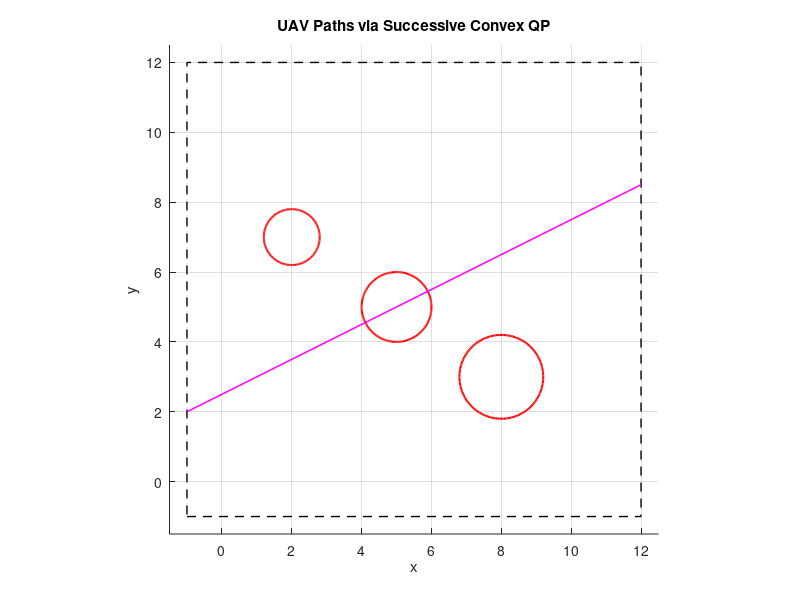

Reproduce this figure in MATLAB. (Note: this script raises an error after producing the figure.)
function uav_path_planning_qp()
% UAV Path Optimization via Successive Convex QP
% Arshia-ready: clean, modular, easy to tweak.

%% -------------------- Parameters --------------------
T   = 20;          % horizon (positions defined t=0..T)
dt  = 1.0;         % time step
alpha  = 1.0;      % smoothing weight
lambdas = [0, 1, 10];  % risk penalty weights to compare

x0 = [0; 0];
xT = [10; 10];

% Box workspace
xmin = -1; xmax = 12;
ymin = -1; ymax = 12;

% Limits (box constraints as conservative approx of l2)
vmax = 1.0;       % |vx|<=vmax, |vy|<=vmax
amax = 2.0;       % |ax|<=amax, |ay|<=amax

% Circular obstacles
C = [5 5; 2 7; 8 3];        % centers (m x 2)
r = [1.0; 0.8; 1.2];        % radii
mCirc = size(C,1);

% Linear danger half-spaces: a_j^T x + b_j <= 0 is SAFE (<=0)
% Example from prompt: 10(x-6)+8(y-6) <= -15  -> 10x + 8y - (10*6+8*6) <= -15
A_lin = [10 8;  % region 1
         1  -2]; % region 2 (example orientation; change as needed)
b_lin = [ -15 + 10*6 + 8*6;   % shift from example
          0 + 1*9 + (-2)*2];  % example: plane through (9,2) with margin 0
mLin = size(A_lin,1);

% Iteration config
maxIter = 15;
tol     = 1e-3;
trust_margin = 0.00; % can set small positive if you want extra clearance
damping = 0.7;       % convex combo with previous path to stabilize

rng(1); % reproducibility for any random init parts

%% -------------------- Initial straight-line guess --------------------
x_guess = zeros(2, T+1);
v_guess = zeros(2, T+1);
u_guess = zeros(2, T);
for t = 0:T
    x_guess(:,t+1) = (1 - t/T)*x0 + (t/T)*xT;
end
v_guess(:,1:T) = diff(x_guess,1,2)/dt;
v_guess(:,T+1) = v_guess(:,T);

%% -------------------- Solve for different lambdas --------------------
figure('Color','w'); hold on; axis equal; grid on;
xlabel('x'); ylabel('y'); xlim([xmin-0.5, xmax+0.5]); ylim([ymin-0.5, ymax+0.5]);
title('UAV Paths via Successive Convex QP');

% Draw workspace box
plot([xmin xmax xmax xmin xmin],[ymin ymin ymax ymax ymin],'k--','LineWidth',1);

% Draw circular obstacles
theta = linspace(0,2*pi,200);
for i=1:mCirc
    plot(C(i,1)+r(i)*cos(theta), C(i,2)+r(i)*sin(theta),'r','LineWidth',1.5);
end

% Draw linear danger boundaries (a^T x + b = 0) and unsafe side (>0)
xx = linspace(xmin, xmax, 200);
for j=1:mLin
    a = A_lin(j,:).'; b = b_lin(j);
    % a1 x + a2 y + b = 0 -> y = -(a1/a2) x - b/a2  (if a2 ~= 0)
    if abs(a(2))>1e-8
        yy = -(a(1)/a(2))*xx - b/a(2);
        plot(xx, yy, 'm-', 'LineWidth', 1.2);
    end
end

colors = lines(numel(lambdas));
legends = cell(1,numel(lambdas));

for k=1:numel(lambdas)
    lambda = lambdas(k);
    [x_opt, v_opt, u_opt] = solve_one(lambda, x_guess, v_guess, u_guess, ...
        x0, xT, T, dt, alpha, trust_margin, damping, ...
        C, r, A_lin, b_lin, vmax, amax, xmin, xmax, ymin, ymax, ...
        maxIter, tol);
    
    plot(x_opt(1,:), x_opt(2,:), '-', 'LineWidth', 2, 'Color', colors(k,:));
    scatter(x_opt(1,1), x_opt(2,1), 60, colors(k,:), 'filled');  % start
    scatter(x_opt(1,end), x_opt(2,end), 60, colors(k,:), 'd', 'filled'); % goal
    legends{k} = sprintf('\\lambda = %g', lambda);
end
legend(legends, 'Location', 'best');

end % main


function [x_path, v_path, u_path] = solve_one(lambda, x_init, v_init, u_init, ...
    x0, xT, T, dt, alpha, trust_margin, damping, ...
    C, r, A_lin, b_lin, vmax, amax, xmin, xmax, ymin, ymax, ...
    maxIter, tol)

mCirc = size(C,1);
mLin  = size(A_lin,1);

% Decision vector layout (z):
% For convenience, we stack by time:
% z = [x(1:T-1) ; y(1:T-1) ; vx(0:T) ; vy(0:T) ; ax(0:T-1) ; ay(0:T-1) ; sCirc(:) ; sLin(:)]
% We don't include x(0) and x(T) directly (they’re fixed by eq constraints).
% Positions at interior times are decision variables; endpoints fixed.
nXint = T-1;    % interior positions: t=1..T-1
nV    = T+1;    % velocities t=0..T
nU    = T;      % accelerations t=0..T-1
nSCirc = mCirc * (T+1); % one slack per obstacle per t
nSLin  = mLin  * (T+1); % one slack per linear zone per t

% Index helpers
idx = struct();
ofs = 0;
idx.x = ofs + (1:nXint); ofs = ofs + nXint;
idx.y = ofs + (1:nXint); ofs = ofs + nXint;
idx.vx = ofs + (1:nV);   ofs = ofs + nV;
idx.vy = ofs + (1:nV);   ofs = ofs + nV;
idx.ax = ofs + (1:nU);   ofs = ofs + nU;
idx.ay = ofs + (1:nU);   ofs = ofs + nU;
idx.sCirc = ofs + (1:nSCirc); ofs = ofs + nSCirc;
idx.sLin  = ofs + (1:nSLin);  ofs = ofs + nSLin;
nZ = ofs;

% Initial z guess from (x_init, v_init, u_init)
z = zeros(nZ,1);
% Fill interior positions
for t=1:T-1
    z(idx.x(t)) = x_init(1,t+1);
    z(idx.y(t)) = x_init(2,t+1);
end
% velocities
for t=0:T
    z(idx.vx(t+1)) = v_init(1,t+1);
    z(idx.vy(t+1)) = v_init(2,t+1);
end
% accelerations
for t=0:T-1
    z(idx.ax(t+1)) = u_init(1,t+1);
    z(idx.ay(t+1)) = u_init(2,t+1);
end
% slacks init = 0
% z(idx.sCirc) = 0; z(idx.sLin) = 0;

% Pre-build equality constraints for dynamics and position continuity
[Aeq, beq] = build_equalities(idx, T, dt, x0, xT);

% Bounds for box constraints
[lb, ub] = build_bounds(idx, T, xmin, xmax, ymin, ymax, vmax, amax);

prev_cost = inf;

for it = 1:maxIter
    % Extract current full position trajectory X(t), Y(t) from z (including endpoints)
    X = zeros(1,T+1); Y = zeros(1,T+1);
    X(1) = x0(1); Y(1) = x0(2);
    for t=1:T-1
        X(t+1) = z(idx.x(t));
        Y(t+1) = z(idx.y(t));
    end
    X(T+1) = xT(1); Y(T+1) = xT(2);

    % ---- Linearized obstacle and linear zone constraints (Aineq z <= bineq) ---
    [Aineq, bineq, Qpen, qpen] = build_ineq_and_penalty(idx, X, Y, C, r, ...
        A_lin, b_lin, trust_margin, lambda, T);

    % ---- Quadratic objective H, f ----
    H = build_H(idx, T, alpha) + Qpen;
    f = qpen; % linear term from penalties (zero here; penalties are on slack^2 only)

    % Solve QP
    % min 0.5 z'H z + f'z  s.t.  Aeq z = beq,  Aineq z <= bineq,  lb<=z<=ub
    opts = optimoptions('quadprog','Display','off','Algorithm','interior-point-convex');
    [z_new, cost, exitflag] = quadprog(H, f, Aineq, bineq, Aeq, beq, lb, ub, z, opts);
    if exitflag <= 0
        warning('quadprog did not converge (it=%d, exitflag=%d). Using previous iterate.', it, exitflag);
        z_new = z; cost = prev_cost;
    end

    % Damping for stability
    z = damping*z + (1-damping)*z_new;

    % Check convergence
    rel_impr = (prev_cost - cost)/max(1,abs(prev_cost));
    if rel_impr < tol && rel_impr >= 0
        % converged
        break;
    end
    prev_cost = cost;
end

% Unstack solution to (x_path, v_path, u_path)
x_path = zeros(2,T+1);
v_path = zeros(2,T+1);
u_path = zeros(2,T);

x_path(:,1) = x0; x_path(:,end) = xT;
for t=1:T-1
    x_path(1,t+1) = z(idx.x(t));
    x_path(2,t+1) = z(idx.y(t));
end
for t=0:T
    v_path(1,t+1) = z(idx.vx(t+1));
    v_path(2,t+1) = z(idx.vy(t+1));
end
for t=0:T-1
    u_path(1,t+1) = z(idx.ax(t+1));
    u_path(2,t+1) = z(idx.ay(t+1));
end

end % solve_one


function [Aeq, beq] = build_equalities(idx, T, dt, x0, xT)
% Dynamics:
% x_{t+1} = x_t + vx_t*dt
% y_{t+1} = y_t + vy_t*dt
% v_{t+1} = v_t + a_t*dt
% We eliminate x_0,x_T from decision by fixing them; interior x_t are variables.

nZ = max(structfun(@max, idx));
Aeq = []; beq = [];

% Position continuity: for t = 0..T-1, both x and y
% We build equalities for interior time steps that tie x(t+1)-x(t)-vx_t*dt = 0
% For t=0: x(1) known = x0, but x(2) is decision, etc.
for t=0:T-1
    % x dim
    row = zeros(1,nZ);
    % x(t+1)
    if t+1 >=1 && t+1 <= T-1
        row(idx.x(t+1)) = 1;
    elseif t+1 == 0
        % never happens
    elseif t+1 == T
        % x_T fixed -> move to beq
    end
    % - x(t)
    if t>=1 && t<=T-1
        row(idx.x(t)) = row(idx.x(t)) - 1;
    elseif t==0
        % subtract x0 into beq
    end
    % - vx_t*dt
    row(idx.vx(t+1)) = row(idx.vx(t+1)) - dt;
    b = 0;
    % Handle constants (x0 and xT) moved to RHS
    if t==0
        b = b - x0(1);
    end
    if t+1 == T
        b = b + xT(1);
    end
    Aeq = [Aeq; row]; beq = [beq; b];

    % y dim
    row = zeros(1,nZ);
    if t+1 >=1 && t+1 <= T-1
        row(idx.y(t+1)) = 1;
    end
    if t>=1 && t<=T-1
        row(idx.y(t)) = row(idx.y(t)) - 1;
    elseif t==0
        % subtract y0 into beq
    end
    row(idx.vy(t+1)) = row(idx.vy(t+1)) - dt;
    b = 0;
    if t==0
        b = b - x0(2);
    end
    if t+1 == T
        b = b + xT(2);
    end
    Aeq = [Aeq; row]; beq = [beq; b];
end

% Velocity update: for t=0..T-1, vx_{t+1} - vx_t - ax_t*dt = 0
for t=0:T-1
    row = zeros(1,nZ);
    row(idx.vx(t+1+1)) = 1;      % vx_{t+1}
    row(idx.vx(t+1))   = row(idx.vx(t+1)) - 1; % -vx_t
    row(idx.ax(t+1))   = row(idx.ax(t+1)) - dt; % -ax_t*dt
    Aeq = [Aeq; row]; beq = [beq; 0];

    row = zeros(1,nZ);
    row(idx.vy(t+1+1)) = 1;
    row(idx.vy(t+1))   = row(idx.vy(t+1)) - 1;
    row(idx.ay(t+1))   = row(idx.ay(t+1)) - dt;
    Aeq = [Aeq; row]; beq = [beq; 0];
end

end % build_equalities


function [lb, ub] = build_bounds(idx, T, xmin, xmax, ymin, ymax, vmax, amax)
nZ = max(structfun(@max, idx));
lb = -inf(nZ,1); ub = inf(nZ,1);

% Interior positions
for t=1:T-1
    lb(idx.x(t)) = xmin; ub(idx.x(t)) = xmax;
    lb(idx.y(t)) = ymin; ub(idx.y(t)) = ymax;
end

% Velocities box bounds
for t=0:T
    lb(idx.vx(t+1)) = -vmax; ub(idx.vx(t+1)) =  vmax;
    lb(idx.vy(t+1)) = -vmax; ub(idx.vy(t+1)) =  vmax;
end

% Accelerations box bounds
for t=0:T-1
    lb(idx.ax(t+1)) = -amax; ub(idx.ax(t+1)) =  amax;
    lb(idx.ay(t+1)) = -amax; ub(idx.ay(t+1)) =  amax;
end

% Slacks must be >= 0
lb(idx.sCirc) = 0;  % no upper bound
lb(idx.sLin)  = 0;

end % build_bounds


function H = build_H(idx, T, alpha)
% Build the quadratic cost: sum ||u_t||^2 + alpha*sum ||x_{t+1}-x_t||^2
% u part: ax^2 + ay^2
% smoothing part couples x(t+1) and x(t), similarly for y

nZ = max(structfun(@max, idx));
H = sparse(nZ,nZ);

% Control effort
for t=0:T-1
    H(idx.ax(t+1), idx.ax(t+1)) = H(idx.ax(t+1), idx.ax(t+1)) + 2; % derivative 0.5*z'H z -> set 2 for ||u||^2
    H(idx.ay(t+1), idx.ay(t+1)) = H(idx.ay(t+1), idx.ay(t+1)) + 2;
end

% Smoothing: alpha * sum ||x_{t+1}-x_t||^2 for t=0..T-1
% Expand for x-dim:
% For interior variables, this yields a tridiagonal pattern. Endpoints are constants handled in beq; we account only variable parts.
% x(1..T-1) variables -> quadratic form with coefficients:
%   For t=1..T-2: alpha*( (x_{t+1}-x_t)^2 + (x_{t+2}-x_{t+1})^2 ) -> diagonals and off-diagonals
% Implement directly:
for t=0:T-1
    % involves x(t) and x(t+1). Cases with endpoints require care.
    if t>=1 && t<=T-2
        % contributes: +alpha to x(t)^2, +alpha to x(t+1)^2, -2alpha x(t)x(t+1)
        H(idx.x(t), idx.x(t)) = H(idx.x(t), idx.x(t)) + 2*alpha;
        H(idx.x(t+1), idx.x(t+1)) = H(idx.x(t+1), idx.x(t+1)) + 2*alpha;
        H(idx.x(t), idx.x(t+1)) = H(idx.x(t), idx.x(t+1)) - 2*alpha;
        H(idx.x(t+1), idx.x(t)) = H(idx.x(t+1), idx.x(t)) - 2*alpha;
    elseif t==0
        % only x(1) variable with x0 constant -> +alpha*x(1)^2 -2alpha*x0*x(1) (linear term omitted here; we keep only quadratic)
        H(idx.x(1), idx.x(1)) = H(idx.x(1), idx.x(1)) + 2*alpha;
    elseif t==T-1
        % x(T-1) variable with xT constant -> +alpha*x(T-1)^2 -2alpha*xT*x(T-1)
        H(idx.x(T-1), idx.x(T-1)) = H(idx.x(T-1), idx.x(T-1)) + 2*alpha;
    end
end

% Same for y-dim
for t=0:T-1
    if t>=1 && t<=T-2
        H(idx.y(t), idx.y(t)) = H(idx.y(t), idx.y(t)) + 2*alpha;
        H(idx.y(t+1), idx.y(t+1)) = H(idx.y(t+1), idx.y(t+1)) + 2*alpha;
        H(idx.y(t), idx.y(t+1)) = H(idx.y(t), idx.y(t+1)) - 2*alpha;
        H(idx.y(t+1), idx.y(t)) = H(idx.y(t+1), idx.y(t)) - 2*alpha;
    elseif t==0
        H(idx.y(1), idx.y(1)) = H(idx.y(1), idx.y(1)) + 2*alpha;
    elseif t==T-1
        H(idx.y(T-1), idx.y(T-1)) = H(idx.y(T-1), idx.y(T-1)) + 2*alpha;
    end
end

end % build_H


function [Aineq, bineq, Qpen, qpen] = build_ineq_and_penalty(idx, X, Y, C, r, A_lin, b_lin, trust_margin, lambda, T)
% Linearized obstacle constraints and linear zone constraints with nonnegative slacks.
% We collect them as:
%   n_{i,t}^T [x_t] >= n_{i,t}^T c_i + r_i + trust_margin - s_{i,t}   (circ)
%   a_j^T [x_t] + b_j <= s_{j,t}                                       (lin)
% and penalize sum s^2 in objective: lambda * sum s^2

nZ = max(structfun(@max, idx));
Aineq = []; bineq = [];

mCirc = size(C,1);
mLin  = size(A_lin,1);

% Penalty purely quadratic on slacks
Qpen = sparse(nZ,nZ);
qpen = zeros(nZ,1);

% Circular obstacles
for t=0:T
    xt = X(t+1); yt = Y(t+1);
    for i=1:mCirc
        ci = C(i,:).';
        diff = [xt; yt] - ci;
        dist = norm(diff);
        if dist < 1e-6
            n = [1;0]; % arbitrary
        else
            n = diff/dist; % outward normal
        end
        rhs = n.'*ci + r(i) + trust_margin;

        % Build inequality: n^T x_t >= rhs - s_{i,t}
        % -> -n^T x_t + s_{i,t} <= -rhs
        row = zeros(1,nZ);
        % place x_t variables (interior t)
        if t>=1 && t<=T-1
            row(idx.x(t)) = row(idx.x(t)) - n(1);
            row(idx.y(t)) = row(idx.y(t)) - n(2);
        else
            % t=0 or t=T -> x fixed: move to RHS
        end
        % slack index mapping
        sIdx = idx.sCirc( (t)*mCirc + i );
        row(sIdx) = row(sIdx) + 1;

        b = -rhs;
        % add constants from fixed endpoints
        if t==0
            b = b + n.'*[X(1); Y(1)];
        elseif t==T
            b = b + n.'*[X(end); Y(end)];
        end

        Aineq = [Aineq; row]; bineq = [bineq; b];

        % penalty lambda * s^2
        Qpen(sIdx,sIdx) = Qpen(sIdx,sIdx) + 2*lambda;
    end
end

% Linear danger half-spaces: a_j^T x + b_j <= s_{j,t}
for t=0:T
    for j=1:mLin
        a = A_lin(j,:).'; b0 = b_lin(j);

        row = zeros(1,nZ);
        if t>=1 && t<=T-1
            row(idx.x(t)) = row(idx.x(t)) + a(1);
            row(idx.y(t)) = row(idx.y(t)) + a(2);
        end
        sIdx = idx.sLin( (t)*mLin + j );
        row(sIdx) = row(sIdx) - 1;  % a^T x + b - s <= 0  -> row*z <= -b

        b = -b0;
        if t==0
            b = b - a.'*[X(1); Y(1)];
        elseif t==T
            b = b - a.'*[X(end); Y(end)];
        end

        Aineq = [Aineq; row]; bineq = [bineq; b];

        % penalty lambda * s^2
        Qpen(sIdx,sIdx) = Qpen(sIdx,sIdx) + 2*lambda;
    end
end

end % build_ineq_and_penalty
